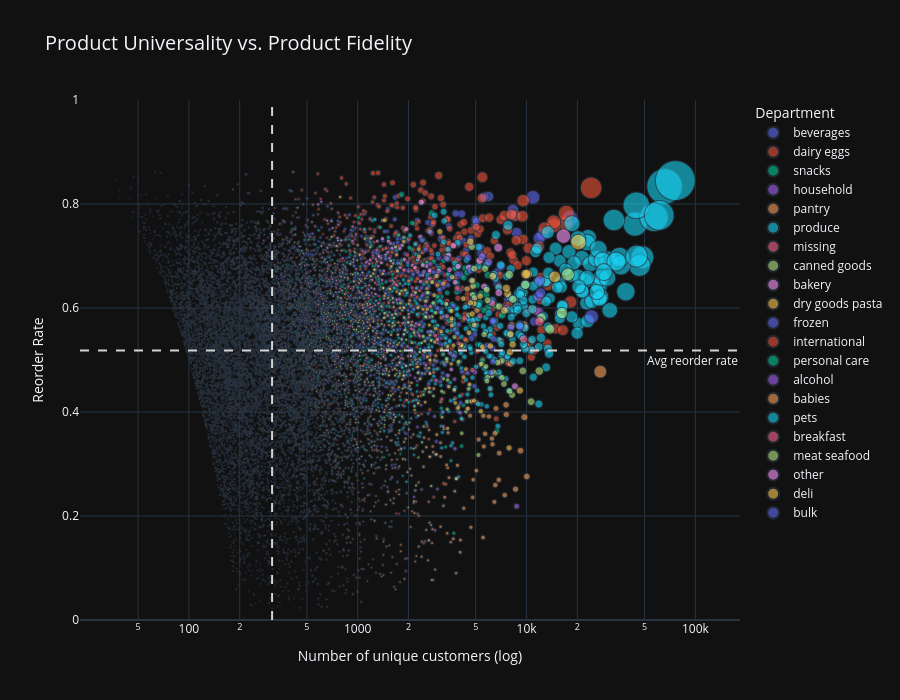

The notebook cell saved with this chart:
### Markdown cell above
### We are now looking on the driver effect of a product
In this next section, we will see whether one or more supermarket products structure specific purchasing behavior. A “driver product” is a product that is purchased frequently by many customers. It is also a product that is associated with other products. It is a product that structures the shopping basket (size, composition).

Note that it is not necessarily the one with the highest reorder rate.
#### Universality vs loyalty

### Code cell
df["reordered"] = df["reordered"].astype(int)

# Compute product-level statistics combining reach and loyalty dimensions
product_stats = (
    df.groupby(["product_name", "department"])
      .agg(
          n_customers=("user_id", "nunique"),
          total_orders=("order_id", "size"),
          reorders=("reordered", "sum")
      )
      .assign(
          reorder_rate=lambda x: x["reorders"] / x["total_orders"]
      )
      .reset_index()
)

# Filter out low-support products to improve signal reliability
product_stats = product_stats.query(
    "total_orders >= 200 and n_customers >= 20"
)

plt.figure(figsize=(14,8))

fig = px.scatter(
    product_stats,
    x="n_customers",
    y="reorder_rate",
    size="total_orders",        # bubble size reflects sales volume
    color="department",         # color encodes product category
    hover_name="product_name",
    hover_data={
        "n_customers": True,
        "reorder_rate": ':.2f',
        "total_orders": True,
        "department": True
    },
    size_max=40,
    opacity=0.6,
    title="Product Universality vs. Product Fidelity"
)

x_cut = product_stats["n_customers"].quantile(0.5)
y_cut = product_stats["reorder_rate"].quantile(0.5)

fig.add_vline(
    x=x_cut,
    line_dash="dash",
    line_color="lightgray",
    annotation_text="Avg customers",
    annotation_position="top right"
)

# --- Horizontal mean line ---
fig.add_hline(
    y=y_cut,
    line_dash="dash",
    line_color="lightgray",
    annotation_text="Avg reorder rate",
    annotation_position="bottom right"
)
annotation_text=f"Avg customers: {x_cut:.0f}"
annotation_text=f"Avg reorder rate: {y_cut:.2f}"

# Log scale to handle the long-tail distribution of customer reach
fig.update_xaxes(
    type="log",
    title="Number of unique customers (log)"
)

# Constrain y-axis to valid reorder rate range
fig.update_yaxes(
    range=[0,1],
    title="Reorder Rate"
)

# Layout tuned for strategic readability
fig.update_layout(
    height=700,
    legend_title_text="Department",
    template="plotly_dark",
    title_font_size=20
)

fig.show()

### Figure 1 — Plotly figure (JSON) as saved in the notebook; plotly's stock layout.template omitted (floating-point values rounded to 4 significant figures; data arrays with more than 128 entries replaced by an {"elided": "..."} marker saying what was removed)
{"data": [{"customdata": {"elided": "1473x2 mixed values"}, "hovertemplate": "<b>%{hovertext}</b><br><br>department=%{customdata[1]}<br>n_customers=%{x}<br>reorder_rate=%{y:.2f}<br>total_orders=%{customdata[0]}<extra></extra>", "hovertext": {"elided": "1473 str values"}, "legendgroup": "beverages", "marker": {"color": "#636efa", "opacity": 0.6, "size": {"elided": "1473 int values"}, "sizemode": "area", "sizeref": 307.1, "symbol": "circle"}, "mode": "markers", "name": "beverages", "showlegend": true, "x": {"elided": "1473 int values"}, "xaxis": "x", "y": {"elided": "1473 float values"}, "yaxis": "y", "type": "scattergl"}, {"customdata": {"elided": "1758x2 mixed values"}, "hovertemplate": "<b>%{hovertext}</b><br><br>department=%{customdata[1]}<br>n_customers=%{x}<br>reorder_rate=%{y:.2f}<br>total_orders=%{customdata[0]}<extra></extra>", "hovertext": {"elided": "1758 str values"}, "legendgroup": "dairy eggs", "marker": {"color": "#EF553B", "opacity": 0.6, "size": {"elided": "1758 int values"}, "sizemode": "area", "sizeref": 307.1, "symbol": "circle"}, "mode": "markers", "name": "dairy eggs", "showlegend": true, "x": {"elided": "1758 int values"}, "xaxis": "x", "y": {"elided": "1758 float values"}, "yaxis": "y", "type": "scattergl"}, {"customdata": {"elided": "2035x2 mixed values"}, "hovertemplate": "<b>%{hovertext}</b><br><br>department=%{customdata[1]}<br>n_customers=%{x}<br>reorder_rate=%{y:.2f}<br>total_orders=%{customdata[0]}<extra></extra>", "hovertext": {"elided": "2035 str values"}, "legendgroup": "snacks", "marker": {"color": "#00cc96", "opacity": 0.6, "size": {"elided": "2035 int values"}, "sizemode": "area", "sizeref": 307.1, "symbol": "circle"}, "mode": "markers", "name": "snacks", "showlegend": true, "x": {"elided": "2035 int values"}, "xaxis": "x", "y": {"elided": "2035 float values"}, "yaxis": "y", "type": "scattergl"}, {"customdata": {"elided": "691x2 mixed values"}, "hovertemplate": "<b>%{hovertext}</b><br><br>department=%{customdata[1]}<br>n_customers=%{x}<br>reorder_rate=%{y:.2f}<br>total_orders=%{customdata[0]}<extra></extra>", "hovertext": {"elided": "691 str values"}, "legendgroup": "household", "marker": {"color": "#ab63fa", "opacity": 0.6, "size": {"elided": "691 int values"}, "sizemode": "area", "sizeref": 307.1, "symbol": "circle"}, "mode": "markers", "name": "household", "showlegend": true, "x": {"elided": "691 int values"}, "xaxis": "x", "y": {"elided": "691 float values"}, "yaxis": "y", "type": "scattergl"}, {"customdata": {"elided": "1412x2 mixed values"}, "hovertemplate": "<b>%{hovertext}</b><br><br>department=%{customdata[1]}<br>n_customers=%{x}<br>reorder_rate=%{y:.2f}<br>total_orders=%{customdata[0]}<extra></extra>", "hovertext": {"elided": "1412 str values"}, "legendgroup": "pantry", "marker": {"color": "#FFA15A", "opacity": 0.6, "size": {"elided": "1412 int values"}, "sizemode": "area", "sizeref": 307.1, "symbol": "circle"}, "mode": "markers", "name": "pantry", "showlegend": true, "x": {"elided": "1412 int values"}, "xaxis": "x", "y": {"elided": "1412 float values"}, "yaxis": "y", "type": "scattergl"}, {"customdata": {"elided": "967x2 mixed values"}, "hovertemplate": "<b>%{hovertext}</b><br><br>department=%{customdata[1]}<br>n_customers=%{x}<br>reorder_rate=%{y:.2f}<br>total_orders=%{customdata[0]}<extra></extra>", "hovertext": {"elided": "967 str values"}, "legendgroup": "produce", "marker": {"color": "#19d3f3", "opacity": 0.6, "size": {"elided": "967 int values"}, "sizemode": "area", "sizeref": 307.1, "symbol": "circle"}, "mode": "markers", "name": "produce", "showlegend": true, "x": {"elided": "967 int values"}, "xaxis": "x", "y": {"elided": "967 float values"}, "yaxis": "y", "type": "scattergl"}, {"customdata": {"elided": "71x2 mixed values"}, "hovertemplate": "<b>%{hovertext}</b><br><br>department=%{customdata[1]}<br>n_customers=%{x}<br>reorder_rate=%{y:.2f}<br>total_orders=%{customdata[0]}<extra></extra>", "hovertext": ["100% Grass-Fed No-Grain Strawberry Yogurt", "Almond Milk Vanilla Yogurt", "Broccoli  Bunch", "Cayenne Cleanse Kombucha", "Chocolate Almond Crunch Ice Cream", "Cilantro Bunch", "Cookie Dough Ice Cream Chocolate Chip", "Dairy Free French Vanilla Creamer Almond Milk", "Eat Your Colors Purples Puree Baby Food", "Eat Your Colors Reds Puree Baby Food", "Fresh 'n Clean Sliced Mushrooms", "Fresh Organic Carrots", "Ginger Lemon Kombucha", "Ginger/Garlic Vegetable Stir Fry Kit", "Green House Grown Miraculously Sweet Tomatoes", "Icelandic Style Cream-Skyr 4% Milkfat Strained Whole-Milk Yogurt Mango", "Lemon Bag", "Lemon Cayenne Drinking Vinegar", "Lime Grain-Free Tortilla Chips", "Magic Tape Refillable Dispenser 3/4\\\" x 850\\\"", "Maple Almond Bar", "Mexican Chocolate Yogurt", "Mocha Nitro Cold Brew Coffee With Almond Milk", "Nacho Grain-Free Tortilla Chips", "Natural Lemon Flavored Sparkling Water", "Natural Uncured Beef Hot Dog", "No.4 Natural Brown Cone Coffee Filters", "Oatneal Cookie Ice Cream", "Organic Asian Chopped Salad Kit", "Organic Blue Corn Tortilla Dippers", "Organic Cashew Nondairy Blueberry Yogurt", "Organic Cashew Nondairy Vanilla Yogurt", "Organic Celery Bunch", "Organic Chocolate Chip Cookie Dough", "Organic Crookneck Squash", "Organic Grassmilk Yogurt Wild Blueberry", "Organic Ground Chicken", "Organic Kiwi Bag", "Organic Mango Yogurt", "Organic Nondairy Lemon Cashew Yogurt", "Organic Nondairy Strawberry Cashew Yogurt", "Organic Original Coconut Non-Dairy Beverage", "Organic Pink Lady (Cripps) Apple", "Organic Pink Lady (Cripps) Apple Bag", "Organic Plain Unsweetened Nondairy Cashew Yogurt", "Organic Poblano Pepper", "Organic Red Anjou Pear", "Organic Riced Cauliflower", "Organic Uncured Beef Hot Dog", "Organic Vanilla Grassmilk Yogurt", "Organic Vanilla Sugar Cookies", "Organic Whole Milk Washington Black Cherry Yogurt", "Peanut Butter & Coconut Bar", "Peanut Butter Ice Cream Cup", "Plain Organic Grassmilk Yogurt Cup", "Protein Bar Maple Sea Salt", "Protein Bar Mint Chocolate", "Purple Sweet Potato (Yam)", "Red Beet Bunch", "S'mores Ice Cream", "Satsuma", "Sea-Salt Grain-Free Tortilla Chips", "Soy & Dairy Free Plain Unsweetened Almond Milk Yogurt", "Stage 2 Eat Your Colors Organic, Green: Pea, Kiwi, Pear & Avocado Baby Food", "Strained Non-Fat Strawberry Icelandic Style Skyr Yogurt", "Strawberry Whole Milk Drinkable Yogurt", "Sumo Mandarin", "Uncured Beef Hot Dog", "Water Filtration Pitcher Advanced Replacement Filter", "White Apple Cauliflower & Leek Organic Baby Food", "Whole Milk Yogurt Organic Indonesian Vanilla Bean"], "legendgroup": "missing", "marker": {"color": "#FF6692", "opacity": 0.6, "size": [313, 242, 221, 977, 272, 612, 1506, 369, 427, 363, 210, 654, 206, 263, 284, 557, 738, 201, 419, 247, 373, 491, 227, 222, 1618, 264, 291, 750, 410, 266, 688, 859, 1845, 775, 446, 318, 877, 238, 1804, 478, 987, 224, 377, 255, 956, 381, 232, 9189, 700, 312, 326, 1506, 331, 2194, 369, 676, 491, 309, 348, 804, 291, 563, 1105, 339, 879, 281, 435, 1072, 242, 460, 479], "sizemode": "area", "sizeref": 307.1, "symbol": "circle"}, "mode": "markers", "name": "missing", "showlegend": true, "x": [237, 99, 138, 331, 191, 312, 957, 220, 272, 237, 107, 428, 139, 199, 230, 252, 358, 106, 222, 211, 178, 288, 164, 141, 689, 185, 204, 456, 326, 111, 356, 491, 1305, 503, 319, 235, 532, 158, 775, 275, 448, 76, 216, 177, 426, 310, 147, 4772, 547, 224, 238, 737, 152, 1142, 251, 387, 269, 222, 232, 548, 236, 285, 519, 203, 475, 158, 203, 766, 191, 248, 247], "xaxis": "x", "y": [0.2428, 0.5909, 0.3756, 0.6612, 0.2978, 0.4902, 0.3645, 0.4038, 0.363, 0.3471, 0.4905, 0.3456, 0.3252, 0.2433, 0.1901, 0.5476, 0.5149, 0.4726, 0.4702, 0.1457, 0.5228, 0.4134, 0.2775, 0.3649, 0.5742, 0.2992, 0.299, 0.392, 0.2049, 0.5827, 0.4826, 0.4284, 0.2927, 0.351, 0.2848, 0.261, 0.3934, 0.3361, 0.5704, 0.4247, 0.5461, 0.6607, 0.4271, 0.3059, 0.5544, 0.1864, 0.3664, 0.4807, 0.2186, 0.2821, 0.2699, 0.5106, 0.5408, 0.4795, 0.3198, 0.4275, 0.4521, 0.2816, 0.3333, 0.3184, 0.189, 0.4938, 0.5303, 0.4012, 0.4596, 0.4377, 0.5333, 0.2854, 0.2107, 0.4609, 0.4843], "yaxis": "y", "type": "scattergl"}, {"customdata": {"elided": "677x2 mixed values"}, "hovertemplate": "<b>%{hovertext}</b><br><br>department=%{customdata[1]}<br>n_customers=%{x}<br>reorder_rate=%{y:.2f}<br>total_orders=%{customdata[0]}<extra></extra>", "hovertext": {"elided": "677 str values"}, "legendgroup": "canned goods", "marker": {"color": "#B6E880", "opacity": 0.6, "size": {"elided": "677 int values"}, "sizemode": "area", "sizeref": 307.1, "symbol": "circle"}, "mode": "markers", "name": "canned goods", "showlegend": true, "x": {"elided": "677 int values"}, "xaxis": "x", "y": {"elided": "677 float values"}, "yaxis": "y", "type": "scattergl"}, {"customdata": {"elided": "647x2 mixed values"}, "hovertemplate": "<b>%{hovertext}</b><br><br>department=%{customdata[1]}<br>n_customers=%{x}<br>reorder_rate=%{y:.2f}<br>total_orders=%{customdata[0]}<extra></extra>", "hovertext": {"elided": "647 str values"}, "legendgroup": "bakery", "marker": {"color": "#FF97FF", "opacity": 0.6, "size": {"elided": "647 int values"}, "sizemode": "area", "sizeref": 307.1, "symbol": "circle"}, "mode": "markers", "name": "bakery", "showlegend": true, "x": {"elided": "647 int values"}, "xaxis": "x", "y": {"elided": "647 float values"}, "yaxis": "y", "type": "scattergl"}, {"customdata": {"elided": "622x2 mixed values"}, "hovertemplate": "<b>%{hovertext}</b><br><br>department=%{customdata[1]}<br>n_customers=%{x}<br>reorder_rate=%{y:.2f}<br>total_orders=%{customdata[0]}<extra></extra>", "hovertext": {"elided": "622 str values"}, "legendgroup": "dry goods pasta", "marker": {"color": "#FECB52", "opacity": 0.6, "size": {"elided": "622 int values"}, "sizemode": "area", "sizeref": 307.1, "symbol": "circle"}, "mode": "markers", "name": "dry goods pasta", "showlegend": true, "x": {"elided": "622 int values"}, "xaxis": "x", "y": {"elided": "622 float values"}, "yaxis": "y", "type": "scattergl"}, {"customdata": {"elided": "1542x2 mixed values"}, "hovertemplate": "<b>%{hovertext}</b><br><br>department=%{customdata[1]}<br>n_customers=%{x}<br>reorder_rate=%{y:.2f}<br>total_orders=%{customdata[0]}<extra></extra>", "hovertext": {"elided": "1542 str values"}, "legendgroup": "frozen", "marker": {"color": "#636efa", "opacity": 0.6, "size": {"elided": "1542 int values"}, "sizemode": "area", "sizeref": 307.1, "symbol": "circle"}, "mode": "markers", "name": "frozen", "showlegend": true, "x": {"elided": "1542 int values"}, "xaxis": "x", "y": {"elided": "1542 float values"}, "yaxis": "y", "type": "scattergl"}, {"customdata": {"elided": "259x2 mixed values"}, "hovertemplate": "<b>%{hovertext}</b><br><br>department=%{customdata[1]}<br>n_customers=%{x}<br>reorder_rate=%{y:.2f}<br>total_orders=%{customdata[0]}<extra></extra>", "hovertext": {"elided": "259 str values"}, "legendgroup": "international", "marker": {"color": "#EF553B", "opacity": 0.6, "size": {"elided": "259 int values"}, "sizemode": "area", "sizeref": 307.1, "symbol": "circle"}, "mode": "markers", "name": "international", "showlegend": true, "x": {"elided": "259 int values"}, "xaxis": "x", "y": {"elided": "259 float values"}, "yaxis": "y", "type": "scattergl"}, {"customdata": {"elided": "480x2 mixed values"}, "hovertemplate": "<b>%{hovertext}</b><br><br>department=%{customdata[1]}<br>n_customers=%{x}<br>reorder_rate=%{y:.2f}<br>total_orders=%{customdata[0]}<extra></extra>", "hovertext": {"elided": "480 str values"}, "legendgroup": "personal care", "marker": {"color": "#00cc96", "opacity": 0.6, "size": {"elided": "480 int values"}, "sizemode": "area", "sizeref": 307.1, "symbol": "circle"}, "mode": "markers", "name": "personal care", "showlegend": true, "x": {"elided": "480 int values"}, "xaxis": "x", "y": {"elided": "480 float values"}, "yaxis": "y", "type": "scattergl"}, {"customdata": {"elided": "149x2 mixed values"}, "hovertemplate": "<b>%{hovertext}</b><br><br>department=%{customdata[1]}<br>n_customers=%{x}<br>reorder_rate=%{y:.2f}<br>total_orders=%{customdata[0]}<extra></extra>", "hovertext": {"elided": "149 str values"}, "legendgroup": "alcohol", "marker": {"color": "#ab63fa", "opacity": 0.6, "size": {"elided": "149 int values"}, "sizemode": "area", "sizeref": 307.1, "symbol": "circle"}, "mode": "markers", "name": "alcohol", "showlegend": true, "x": {"elided": "149 int values"}, "xaxis": "x", "y": {"elided": "149 float values"}, "yaxis": "y", "type": "scattergl"}, {"customdata": {"elided": "339x2 mixed values"}, "hovertemplate": "<b>%{hovertext}</b><br><br>department=%{customdata[1]}<br>n_customers=%{x}<br>reorder_rate=%{y:.2f}<br>total_orders=%{customdata[0]}<extra></extra>", "hovertext": {"elided": "339 str values"}, "legendgroup": "babies", "marker": {"color": "#FFA15A", "opacity": 0.6, "size": {"elided": "339 int values"}, "sizemode": "area", "sizeref": 307.1, "symbol": "circle"}, "mode": "markers", "name": "babies", "showlegend": true, "x": {"elided": "339 int values"}, "xaxis": "x", "y": {"elided": "339 float values"}, "yaxis": "y", "type": "scattergl"}, {"customdata": {"elided": "139x2 mixed values"}, "hovertemplate": "<b>%{hovertext}</b><br><br>department=%{customdata[1]}<br>n_customers=%{x}<br>reorder_rate=%{y:.2f}<br>total_orders=%{customdata[0]}<extra></extra>", "hovertext": {"elided": "139 str values"}, "legendgroup": "pets", "marker": {"color": "#19d3f3", "opacity": 0.6, "size": {"elided": "139 int values"}, "sizemode": "area", "sizeref": 307.1, "symbol": "circle"}, "mode": "markers", "name": "pets", "showlegend": true, "x": {"elided": "139 int values"}, "xaxis": "x", "y": {"elided": "139 float values"}, "yaxis": "y", "type": "scattergl"}, {"customdata": {"elided": "493x2 mixed values"}, "hovertemplate": "<b>%{hovertext}</b><br><br>department=%{customdata[1]}<br>n_customers=%{x}<br>reorder_rate=%{y:.2f}<br>total_orders=%{customdata[0]}<extra></extra>", "hovertext": {"elided": "493 str values"}, "legendgroup": "breakfast", "marker": {"color": "#FF6692", "opacity": 0.6, "size": {"elided": "493 int values"}, "sizemode": "area", "sizeref": 307.1, "symbol": "circle"}, "mode": "markers", "name": "breakfast", "showlegend": true, "x": {"elided": "493 int values"}, "xaxis": "x", "y": {"elided": "493 float values"}, "yaxis": "y", "type": "scattergl"}, {"customdata": {"elided": "346x2 mixed values"}, "hovertemplate": "<b>%{hovertext}</b><br><br>department=%{customdata[1]}<br>n_customers=%{x}<br>reorder_rate=%{y:.2f}<br>total_orders=%{customdata[0]}<extra></extra>", "hovertext": {"elided": "346 str values"}, "legendgroup": "meat seafood", "marker": {"color": "#B6E880", "opacity": 0.6, "size": {"elided": "346 int values"}, "sizemode": "area", "sizeref": 307.1, "symbol": "circle"}, "mode": "markers", "name": "meat seafood", "showlegend": true, "x": {"elided": "346 int values"}, "xaxis": "x", "y": {"elided": "346 float values"}, "yaxis": "y", "type": "scattergl"}, {"customdata": [[1358, "other"], [279, "other"], [226, "other"], [207, "other"], [473, "other"], [373, "other"], [415, "other"], [852, "other"], [455, "other"], [816, "other"], [549, "other"], [259, "other"], [399, "other"], [257, "other"], [214, "other"], [367, "other"], [346, "other"], [1622, "other"], [346, "other"], [330, "other"], [281, "other"], [433, "other"], [414, "other"], [200, "other"], [232, "other"], [502, "other"], [400, "other"], [229, "other"], [4150, "other"], [240, "other"], [626, "other"], [220, "other"], [322, "other"], [606, "other"]], "hovertemplate": "<b>%{hovertext}</b><br><br>department=%{customdata[1]}<br>n_customers=%{x}<br>reorder_rate=%{y:.2f}<br>total_orders=%{customdata[0]}<extra></extra>", "hovertext": ["93/7 Ground Beef", "Black Chia Seeds", "Caramelized Pecans", "Carob Spirulina Energy Chunks", "Cherry Vanilla Granola", "Cinnamon Vanilla Creme Liquid Coffee Creamer", "Classic Vanilla Coffee Creamer", "Coconut Almond Granola", "Coconut Flour", "Coffee Mate French Vanilla Creamer Packets", "Creamer", "Deluxe Nut Mix", "Early Result Pregnancy Test", "Giraffes Diapers Size 4 L", "Infants Pain Reliever and Fever Reducer Berry Drops", "Italian Sweet Creme Creamer", "Kiwifruit", "Light CocoWhip! Coconut Whipped Topping", "Liquid Teething Relief", "Max AAA Batteries", "Maximum Strength Original Paste Diaper Rash Ointment", "Multivitamin, Kids Complete, Gummies", "Organic Breakfast Blend Coffee", "Organic Coco Whip", "Original Liquid Coffee Creamer", "Pierogi Potato & Cheese", "Pinot Noir Rose", "Queso Fresco Cheese", "Roasted Almond Butter", "Roasted Salted Pistachios", "Roasted Unsalted Almonds", "Traditional Panettone", "Tulips", "Walnuts"], "legendgroup": "other", "marker": {"color": "#FF97FF", "opacity": 0.6, "size": [1358, 279, 226, 207, 473, 373, 415, 852, 455, 816, 549, 259, 399, 257, 214, 367, 346, 1622, 346, 330, 281, 433, 414, 200, 232, 502, 400, 229, 4150, 240, 626, 220, 322, 606], "sizemode": "area", "sizeref": 307.1, "symbol": "circle"}, "mode": "markers", "name": "other", "showlegend": true, "x": [492, 231, 129, 85, 184, 144, 134, 402, 404, 232, 228, 121, 306, 129, 118, 113, 210, 810, 207, 288, 177, 249, 180, 133, 105, 274, 126, 154, 1325, 140, 355, 162, 122, 455], "xaxis": "x", "y": [0.6377, 0.172, 0.4292, 0.5894, 0.611, 0.6139, 0.6771, 0.5282, 0.1121, 0.7157, 0.5847, 0.5328, 0.2331, 0.4981, 0.4486, 0.6921, 0.3931, 0.5006, 0.4017, 0.1273, 0.3701, 0.4249, 0.5652, 0.335, 0.5474, 0.4542, 0.685, 0.3275, 0.6807, 0.4167, 0.4329, 0.2636, 0.6211, 0.2492], "yaxis": "y", "type": "scattergl"}, {"customdata": {"elided": "536x2 mixed values"}, "hovertemplate": "<b>%{hovertext}</b><br><br>department=%{customdata[1]}<br>n_customers=%{x}<br>reorder_rate=%{y:.2f}<br>total_orders=%{customdata[0]}<extra></extra>", "hovertext": {"elided": "536 str values"}, "legendgroup": "deli", "marker": {"color": "#FECB52", "opacity": 0.6, "size": {"elided": "536 int values"}, "sizemode": "area", "sizeref": 307.1, "symbol": "circle"}, "mode": "markers", "name": "deli", "showlegend": true, "x": {"elided": "536 int values"}, "xaxis": "x", "y": {"elided": "536 float values"}, "yaxis": "y", "type": "scattergl"}, {"customdata": [[2697, "bulk"], [10596, "bulk"], [785, "bulk"], [2918, "bulk"], [317, "bulk"], [517, "bulk"], [412, "bulk"], [1392, "bulk"], [525, "bulk"], [6639, "bulk"], [1289, "bulk"], [851, "bulk"], [357, "bulk"], [794, "bulk"], [1309, "bulk"], [1418, "bulk"], [211, "bulk"], [732, "bulk"], [570, "bulk"]], "hovertemplate": "<b>%{hovertext}</b><br><br>department=%{customdata[1]}<br>n_customers=%{x}<br>reorder_rate=%{y:.2f}<br>total_orders=%{customdata[0]}<extra></extra>", "hovertext": ["Apricots", "Dried Mango", "Israeli Couscous", "Organic Black Mission Figs", "Organic Hemp Plus Granola", "Organic Mung Beans", "Organic Pearled Barley", "Organic Quick Rolled Oats", "Organic Red Kidney Beans", "Organic Rolled Oats", "Organic Royal Rainbow Quinoa", "Organic Short Brown Sprouted Rice", "Organic Split Green Peas", "Organic Turkish Apricots", "Pesto Sauce", "Rolled Oats", "Super Nutty Granola", "Vegetable Chips", "Whole Medjool Dates"], "legendgroup": "bulk", "marker": {"color": "#636efa", "opacity": 0.6, "size": [2697, 10596, 785, 2918, 317, 517, 412, 1392, 525, 6639, 1289, 851, 357, 794, 1309, 1418, 211, 732, 570], "sizemode": "area", "sizeref": 307.1, "symbol": "circle"}, "mode": "markers", "name": "bulk", "showlegend": true, "x": [1598, 2693, 555, 1586, 124, 303, 313, 535, 390, 2395, 725, 482, 253, 399, 526, 633, 65, 366, 240], "xaxis": "x", "y": [0.4075, 0.7458, 0.293, 0.4565, 0.6088, 0.4139, 0.2403, 0.6157, 0.2571, 0.6393, 0.4375, 0.4336, 0.2913, 0.4975, 0.5982, 0.5536, 0.6919, 0.5, 0.5789], "yaxis": "y", "type": "scattergl"}], "layout": {"xaxis": {"anchor": "y", "domain": [0.0, 1.0], "title": {"text": "Number of unique customers (log)"}, "type": "log"}, "yaxis": {"anchor": "x", "domain": [0.0, 1.0], "title": {"text": "Reorder Rate"}, "range": [0, 1]}, "legend": {"title": {"text": "Department"}, "tracegroupgap": 0, "itemsizing": "constant"}, "title": {"text": "Product Universality vs. Product Fidelity", "font": {"size": 20}}, "shapes": [{"line": {"color": "lightgray", "dash": "dash"}, "type": "line", "x0": 311.0, "x1": 311.0, "xref": "x", "y0": 0, "y1": 1, "yref": "y domain"}, {"line": {"color": "lightgray", "dash": "dash"}, "type": "line", "x0": 0, "x1": 1, "xref": "x domain", "y0": 0.5184, "y1": 0.5184, "yref": "y"}], "annotations": [{"showarrow": false, "text": "Avg customers", "x": 311.0, "xanchor": "left", "xref": "x", "y": 1, "yanchor": "top", "yref": "y domain"}, {"showarrow": false, "text": "Avg reorder rate", "x": 1, "xanchor": "right", "xref": "x domain", "y": 0.5184, "yanchor": "top", "yref": "y"}], "height": 700}}
